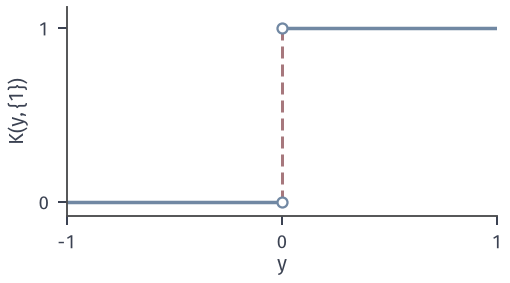

Write Python code to recreate this figure.
"""Y~Unif(-1,1), X=1{Y>0}: y->K(y,{1}) is 0 for y<0 and 1 for y>0; the value at y=0 is free."""
from pathlib import Path
import sys
sys.path.insert(0, str(Path(__file__).resolve().parents[1]/"cdis-common"))
from common import *
from matplotlib.colors import LinearSegmentedColormap
HERE = Path(__file__).resolve().parent
fig, a = figure(width_mm=72, height_mm=40)
a.plot([-1, 0], [0, 0], color=BLUE, lw=1.4); a.plot([0, 1], [1, 1], color=BLUE, lw=1.4)
a.plot([0, 0], [0, 1], color=RED, lw=1.2, ls=DASH)
for v in (0, 1):
    a.scatter([0], [v], s=16, facecolor='white', edgecolor=BLUE, lw=0.9, zorder=4)
a.set_xlim(-1, 1); a.set_ylim(-0.08, 1.12); a.set_xticks([-1, 0, 1]); a.set_yticks([0, 1])
a.set_xlabel('$y$', labelpad=1); a.set_ylabel('$K(y,\\{1\\})$')
save(fig, HERE, 'figure', {'model': 'Y~Unif(-1,1), X=1{Y>0}'})
